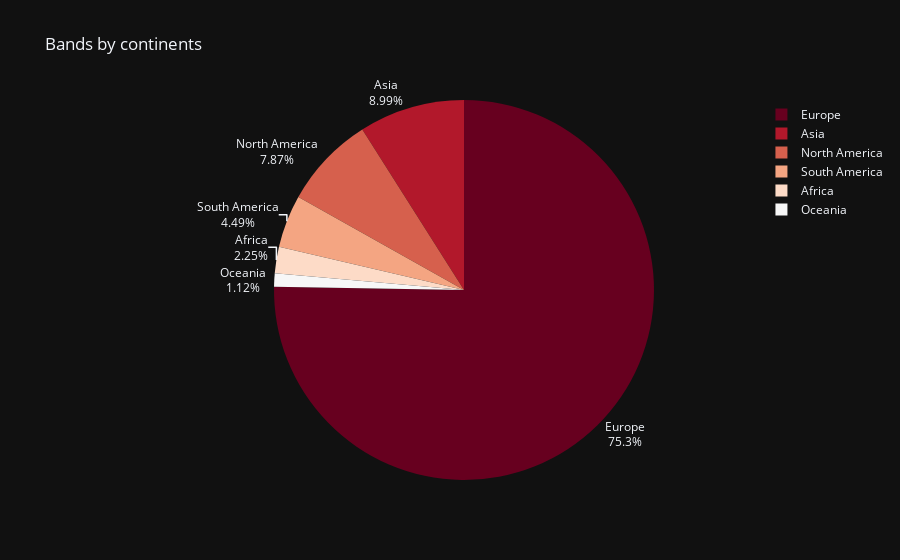

This figure's notebook cell:
### Markdown cell above
## Bands by continents

### Code cell
fig = px.pie(data_frame = continents, values = 'percent', names = 'Continent',
title = 'Bands by continents',
 template = 'plotly_dark', color_discrete_sequence = px.colors.sequential.RdBu)

fig.update_traces(textposition = 'outside', textinfo = 'percent+label')

fig.show()

### Figure 1 — Plotly figure (JSON) as saved in the notebook; plotly's stock layout.template omitted (floating-point values rounded to 4 significant figures)
{"data": [{"domain": {"x": [0, 1], "y": [0, 1]}, "hovertemplate": "Continent=%{label}<br>percent=%{value}<extra></extra>", "labels": ["Europe", "Asia", "North America", "South America", "Africa", "Oceania"], "legendgroup": "", "name": "", "showlegend": true, "textinfo": "percent+label", "textposition": "outside", "type": "pie", "values": [75.28, 8.99, 7.87, 4.49, 2.25, 1.12]}], "layout": {"legend": {"tracegroupgap": 0}, "piecolorway": ["rgb(103,0,31)", "rgb(178,24,43)", "rgb(214,96,77)", "rgb(244,165,130)", "rgb(253,219,199)", "rgb(247,247,247)", "rgb(209,229,240)", "rgb(146,197,222)", "rgb(67,147,195)", "rgb(33,102,172)", "rgb(5,48,97)"], "title": {"text": "Bands by continents"}}}
